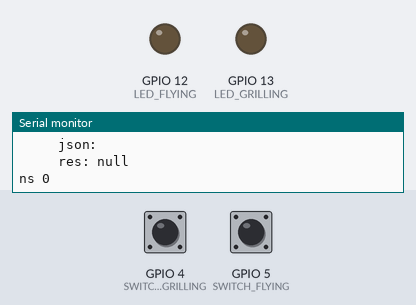
The program below on a simulated ESP8266 (NodeMCU). Parts: output pins drawn as LEDs (lit = HIGH), the last lines printed to the serial monitor. Inputs (shaded band) come from the test bench; at power-on: GPIO 4 (SWITCH_GRILLING) LOW, GPIO 5 (SWITCH_FLYING) LOW. WiFi joins after 1.5 s; servers stay silent unless stated; uploads are accepted with an empty reply; storage starts empty.

Above: at 2.7 s.
2.8 s: GPIO 4 (SWITCH_GRILLING) pulled HIGH for 0.15 s
At 3.6 s:
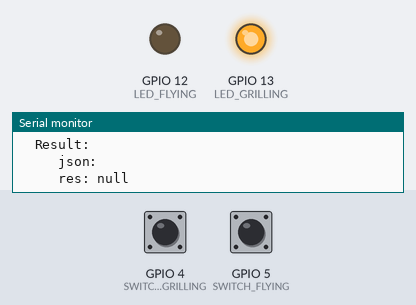
4.4 s: GPIO 5 (SWITCH_FLYING) pulled HIGH for 1 s
At 5.4 s:
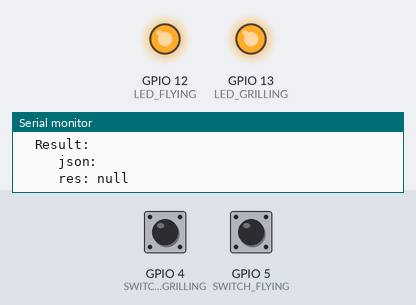
6.9 s: GPIO 4 (SWITCH_GRILLING) pulled HIGH for 1 s
At 8.3 s:
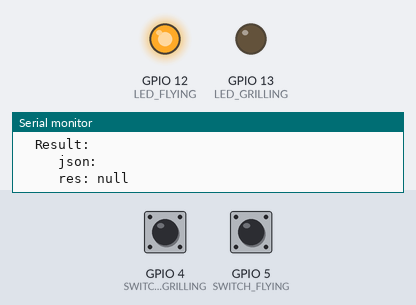
10.9 s: GPIO 5 (SWITCH_FLYING) pulled HIGH for 0.15 s
At 12.1 s:
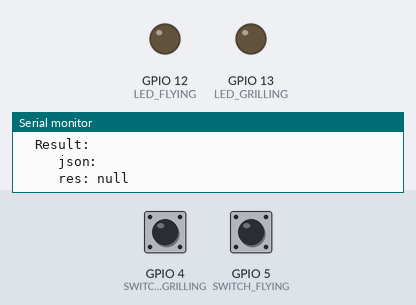
12.5 s: GPIO 5 (SWITCH_FLYING) pulled HIGH for 3.2 s
At 14.5 s:
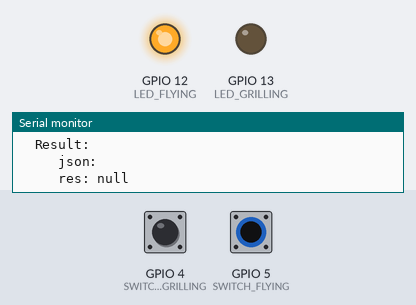
17.2 s: GPIO 4 (SWITCH_GRILLING) pulled HIGH for 3.2 s
At 18.2 s:
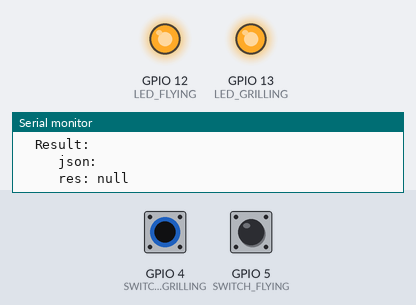
Timing chart, 0 to 23.3 s (numbered marks = the images above; inputs shaded):
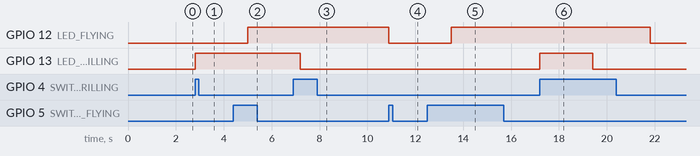

Measured:
- after the input at 2.8 s, GPIO 13 (LED_GRILLING): LOW → HIGH at once
- after the input at 4.4 s, GPIO 12 (LED_FLYING): LOW → HIGH after 0.60 s
- after the input at 6.9 s, GPIO 13 (LED_GRILLING): HIGH → LOW after 0.30 s
- after the input at 10.9 s, GPIO 12 (LED_FLYING): HIGH → LOW after 0.00 s instead of 0.83 s
- after the input at 12.5 s, GPIO 12 (LED_FLYING): LOW → HIGH after 1.0 s
- after the input at 17.2 s, GPIO 13 (LED_GRILLING): LOW → HIGH at once, → LOW 2.2 s later

The program:

main.cpp
```cpp
#include <ESP8266WiFi.h>
#include <ESP8266mDNS.h>
#include <FS.h>
#include "OTA/OTAManager.h"
#include <WiFiClient.h>
#include <ESP8266HTTPClient.h>
#include <Arduino.h>

#include <TickerScheduler.h>
#include "ArduinoJson.h"
#include "State/State.h"


#include "defines.h"


const char *ssid = HC_SSID;
const char *password = HC_WPA_KEY;


OTAManager otaManager;


#define SWITCH_FLYING 5
#define SWITCH_GRILLING 4

#define LED_FLYING 12
#define LED_GRILLING 13


State flyingState = State(RemoteStateEndpoint("flying"), LED_FLYING);
State grillingState = State(RemoteStateEndpoint("grilling"), LED_GRILLING);


TickerScheduler ts(5);


void refreshLocalState(){
    Serial.println("Refreshing local state");
    flyingState.refreshLocalState();
    grillingState.refreshLocalState();
}

void setup() {
    pinMode(LED_FLYING, OUTPUT);
    pinMode(LED_GRILLING, OUTPUT);

    Serial.begin(115200);
    Serial.println("Booting");

    Serial.print("Init SPIFFS... ");
    SPIFFS.begin();
    Serial.println("done.");


    Serial.print("Connecting to wifi (");
    Serial.print(ssid);
    Serial.print(")... ");

    WiFi.mode(WIFI_STA);
    WiFi.begin(ssid, password);

    while (WiFi.waitForConnectResult() != WL_CONNECTED) {
        Serial.println("Connection Failed! Rebooting...");
        delay(5000);
        ESP.restart();
    }
    Serial.print("done. IP address:");
    Serial.println(WiFi.localIP());

    Serial.print("Starting OTA Manager... ");
    otaManager = OTAManager();
    otaManager.init();
    Serial.println("done.");

    tscallback_t cb = refreshLocalState;
    ts.add(1, 10000, cb, true);

    Serial.println("Setup finished.");

    digitalWrite(LED_GRILLING, 0);
}

void loop() {
    otaManager.handle();
    ts.update();

    if (digitalRead(SWITCH_FLYING) == HIGH) {
        Serial.println("Toogle flying state");
        flyingState.toogleRemoteState();
        delay(2000);
    }

    if (digitalRead(SWITCH_GRILLING) == HIGH) {
        Serial.println("Toogle grilling state");
        grillingState.toogleRemoteState();
        delay(2000);
    }
}
```

OTAManager.cpp
```cpp
//
// Created by torben on 15.02.16.
//

#include "OTAManager.h"
#include "ArduinoOTA.h"
void OTAManager::init() {

    // Port defaults to 8266
    // ArduinoOTA.setPort(8266);

    // Hostname defaults to esp8266-[ChipID]
    // ArduinoOTA.setHostname("myesp8266");

    // No authentication by default
    // ArduinoOTA.setPassword((const char *)"123");

    ArduinoOTA.onStart([]() {
        Serial.println("Start");
    });
    ArduinoOTA.onEnd([]() {
        Serial.println("\nEnd");
    });
    ArduinoOTA.onProgress([](unsigned int progress, unsigned int total) {
        Serial.printf("Progress: %u%%\r", (progress / (total / 100)));
    });
    ArduinoOTA.onError([](ota_error_t error) {
        Serial.printf("Error[%u]: ", error);
        if (error == OTA_AUTH_ERROR) Serial.println("Auth Failed");
        else if (error == OTA_BEGIN_ERROR) Serial.println("Begin Failed");
        else if (error == OTA_CONNECT_ERROR) Serial.println("Connect Failed");
        else if (error == OTA_RECEIVE_ERROR) Serial.println("Receive Failed");
        else if (error == OTA_END_ERROR) Serial.println("End Failed");
    });
    ArduinoOTA.begin();
}

void OTAManager::handle() {
    ArduinoOTA.handle();
}
```

OTAManager.h
```cpp
//
// Created by torben on 15.02.16.
//

#ifndef PLTEST_OTAMANAGER_H
#define PLTEST_OTAMANAGER_H


class OTAManager {
public:
    void init();
    void handle();

};


#endif //PLTEST_OTAMANAGER_H
```

RemoteStateEndpoint.cpp
```cpp
//
// Created by torben on 24.04.16.
//

#include <HardwareSerial.h>
#include <WiFiClientSecure.h>
#include <ESP8266HTTPClient.h>

#include "RemoteStateEndpoint.h"
#include "ArduinoJson.h"

#include "defines.h"


RemoteStateEndpoint::RemoteStateEndpoint(String url) {
    this->host = "state.haec.de";
    this->url = url;
}


bool RemoteStateEndpoint::setState(bool state) {
    String  callUrl = "/" + this->url + "/set?state=" + boolToString(state);
    String result = sendGetRequest(callUrl);

    bool newState = extractStateFromJson(result);
    return newState;
}

bool RemoteStateEndpoint::getState() {
    bool result = extractStateFromJson(sendGetRequest("/" + this->url + "/get"));
    if(result)
        Serial.println("ns 1");
    else
        Serial.println("ns 0");

    return result;
}

String RemoteStateEndpoint::sendGetRequest(String url) {


    String fullUrl = "http://" +host+ url;

    Serial.println("Calling " + fullUrl);

    HTTPClient client;
    client.begin(fullUrl);
    client.setAuthorization(HTTP_BASIC_AUTH);
    client.GET();
    String result= client.getString();
    Serial.println("\tResult: " + result);

    return result;
}


bool RemoteStateEndpoint::extractStateFromJson(String json) {
    Serial.println("\t\t json: "+ json);
    StaticJsonBuffer<500> jsonBuffer;
    JsonObject &root = jsonBuffer.parseObject(json);

    String result = root["state"][0];

    Serial.println("\t\t res: "+ result);
    return stringToBool(result);
}


bool RemoteStateEndpoint::stringToBool(const String &result) const {
    if (result == "net.torbenvoltmer.ffis.common.state.TrueState")
        return true;
    else
        return false;
}


String RemoteStateEndpoint::boolToString(bool value) {
    if (value)
        return "true";
    else
        return "false";
}
```

RemoteStateEndpoint.h
```cpp
//
// Created by torben on 24.04.16.
//

#ifndef ESP_REMOTESTATEENDPOINT_H
#define ESP_REMOTESTATEENDPOINT_H


class RemoteStateEndpoint {

public:
    RemoteStateEndpoint(String url);
    bool setState(bool state);
    bool getState();


private:
    String host;
    String url;
    String sendGetRequest(String url);
    bool extractStateFromJson(String json);
    String boolToString(bool value);


    bool stringToBool(const String &result) const;
};


#endif //ESP_REMOTESTATEENDPOINT_H
```

State.cpp
```cpp
//
// Created by torben on 24.04.16.
//

#include <Arduino.h>
#include "State.h"


State::State(RemoteStateEndpoint remoteStateEndpoint, uint8_t stateLed):remoteStateEndpoint(remoteStateEndpoint), stateLed(stateLed){
    this->stateLed = stateLed;
}

bool State::setRemoteState(bool value) {
    digitalWrite(this->stateLed, value);
    this->remoteStateEndpoint.setState(value);
    digitalWrite(this->stateLed, value);
}

bool State::getLocalState() {
    return this->value;
}

bool State::refreshLocalState() {
    Serial.println("rls");
    bool result = this->remoteStateEndpoint.getState();
    this->value = result;
    Serial.println("changen led " + this->stateLed);
    digitalWrite(this->stateLed, value);
    return result;
}

bool State::toogleRemoteState() {
    this->value  = !this->value;
    return setRemoteState(this->value);
}
```

State.h
```cpp
//
// Created by torben on 24.04.16.
//

#ifndef ESP_STATE_H
#define ESP_STATE_H


#include "RemoteStateEndpoint.h"

class State {
private:
    bool value;
    uint8_t stateLed;
    RemoteStateEndpoint remoteStateEndpoint;
public:


    State(RemoteStateEndpoint remoteStateEndpoint, uint8_t stateLed);
    bool setRemoteState(bool value);
    bool getLocalState();
    bool refreshLocalState();
    bool toogleRemoteState();


};


#endif //ESP_STATE_H
```

defines.h
```cpp
#ifndef FIRMWARE_DEFINES_H
#define FIRMWARE_DEFINES_H

#define HC_SSID ""
#define HC_WPA_KEY  ""
#define HTTP_BASIC_AUTH ""

#endif //FIRMWARE_DEFINES_H
```
